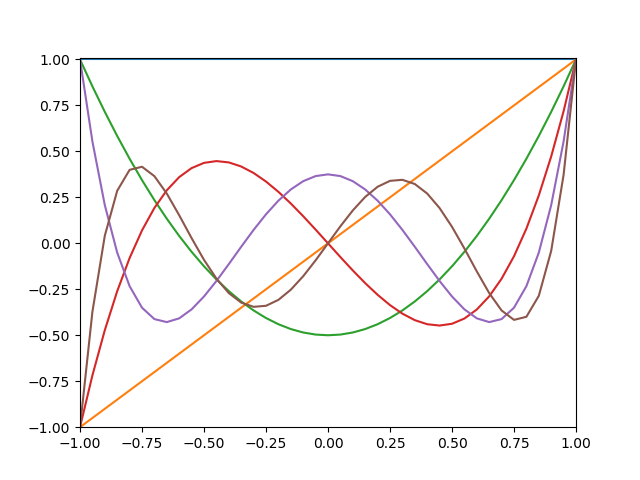

Write the Python code that produced this figure.
from scipy.special import legendre

import matplotlib.pyplot as plt
import numpy as np

min = -1.0
max = 1.0
step = 0.05

for n in range(6):
    Pn = legendre(n)
    x = np.arange(min,max+step,step)
    y = Pn(x)
    plt.plot(x,y, label="P" + str(n))


plt.xlim(-1.0,1.0)
plt.ylim(-1.0,1.01)

plt.savefig('1_legendre.png')
plt.legend()
plt.show()